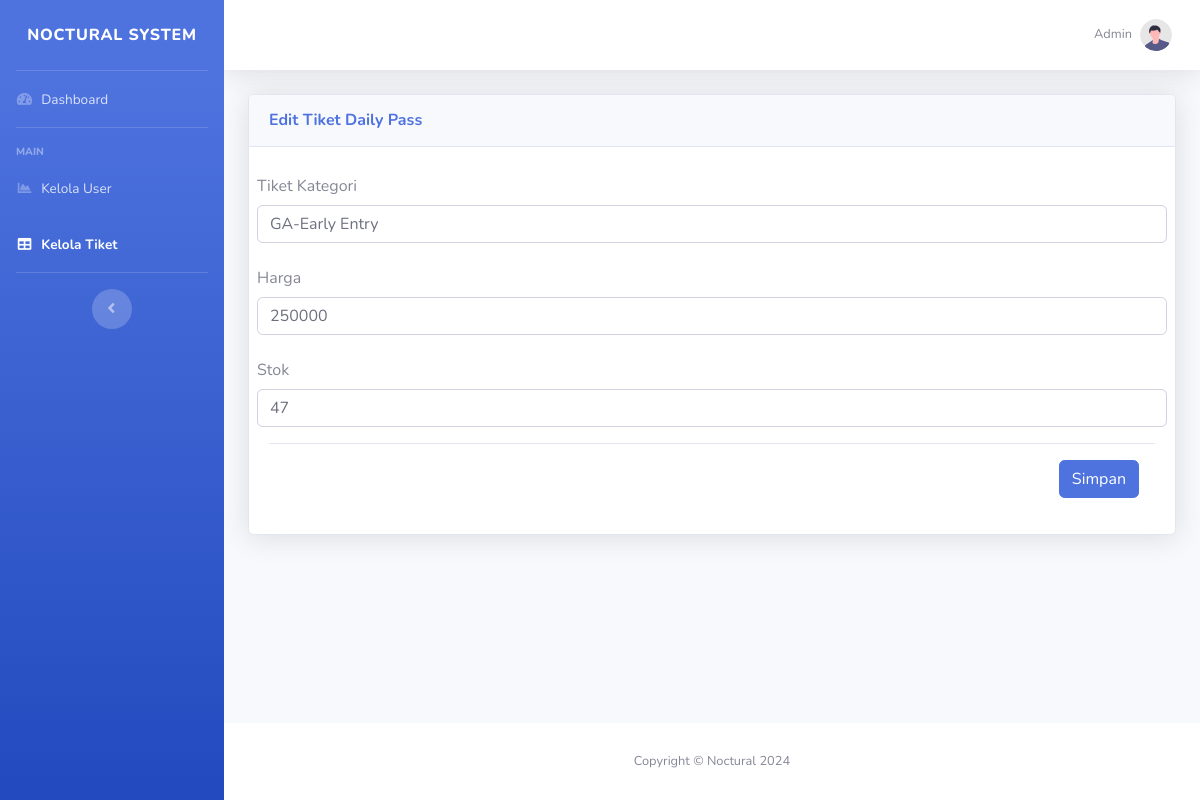
The page /kelolatiket/edit_tiket_daily/1 on the database as committed earlier.
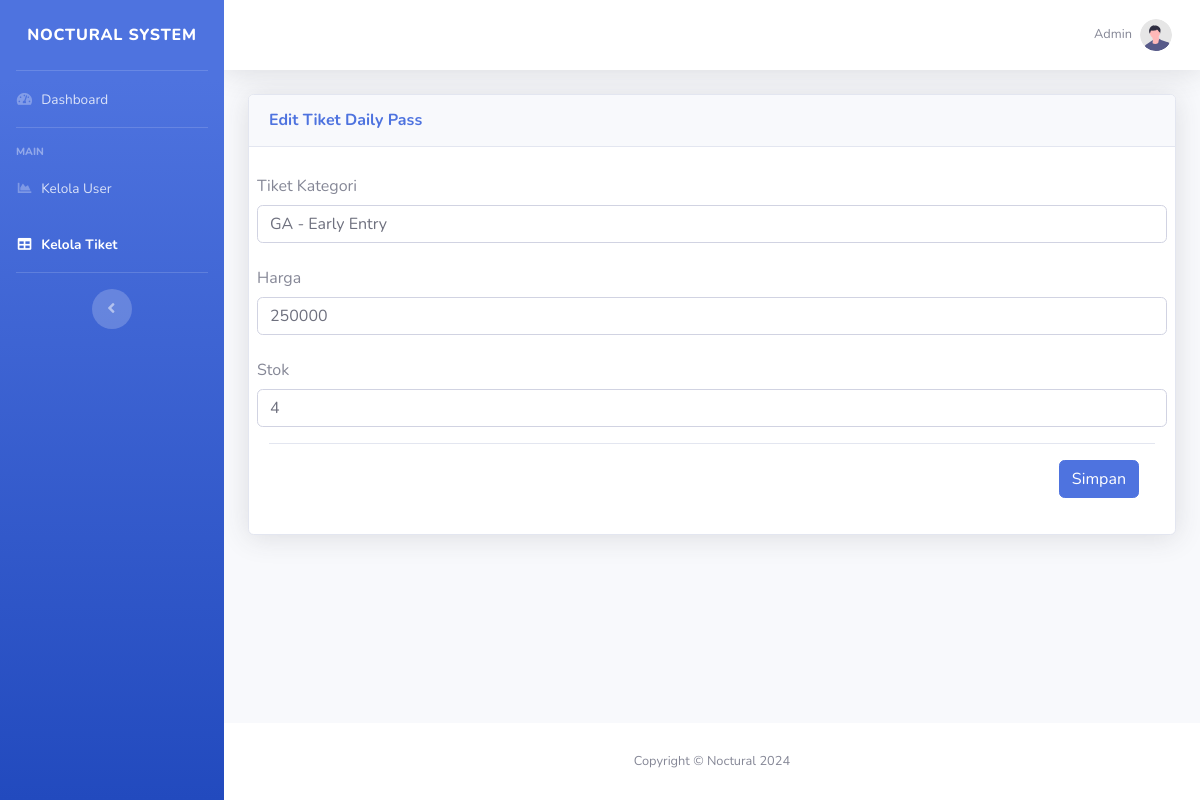
The same page on the database as committed later.
### tables this page shows
CREATE TABLE `tiketdailypass` (
  `id` int(11) NOT NULL,
  `ticketKategori` varchar(128) NOT NULL,
  `price` int(128) NOT NULL,
  `stok` int(128) NOT NULL,
  `Tanggal` longtext NOT NULL
);

### application/controllers/Kelolatiket.php (called while the page is built, shortened)
<?php
class Kelolatiket extends CI_Controller {
    public function __construct()
    {
        $this->load->model('Tiket3daypass_model');
        $this->load->model('Tiketdailypass_model');
    }
    public function edit_tiket_daily($id)
    {
        $data['ticket'] = $this->Tiketdailypass_model->get_tiket_by_id($id);
        $this->load->view('admin/layout/header');
        $this->load->view('admin/layout/sidebar');
        $this->load->view('admin/layout/topbar');
        $this->load->view('admin/edit_tiket_daily', $data);
        $this->load->view('admin/layout/footer');
    }
}

### index.php (called while the page is built, shortened)
<?php
require_once BASEPATH.'core/CodeIgniter.php';

### application/models/Tiketdailypass_model.php (called while the page is built, shortened)
<?php
class Tiketdailypass_model extends CI_Model
{
    public function get_tiket_by_id($id)
    {
        $query = $this->db->get_where('Tiketdailypass', array('id' => $id));
        return $query->row();
    }
}

### application/views/admin/edit_tiket_daily.php (the view, shortened to what this page needs)
<div class="container-fluid">
    <div class="card shadow mb-4 mt-4">
        <div class="card-header py-3">
            <h6 class="m-0 font-weight-bold text-primary">Edit Tiket Daily Pass</h6>
        </div>
        <div class="card-body">
            <form action="<?php echo base_url('kelolatiket/update_tiket_daily'); ?>" method="post">
                <div class="mb-3 row">
                    <label for="kategori" class="col-form-label">Tiket Kategori</label>
                    <input type="text" name="kategori" class="form-control" id="kategori" value="<?php echo $ticket->ticketKategori; ?>">
                </div>
                <div class="mb-3 row">
                    <label for="price" class="col-form-label">Harga</label>
                    <input type="number" name="price" class="form-control" id="price" value="<?php echo $ticket->price; ?>">
                </div>
                <div class="mb-3 row">
                    <label for="stok" class="col-form-label">Stok</label>
                    <input type="number" name="stok" class="form-control" id="stok" value="<?php echo $ticket->stok; ?>">
                </div>
                <div class="modal-footer">
                    <button type="submit" class="btn btn-primary">Simpan</button>
                </div>
            </form>
        </div>
    </div>
</div>

Rows that differ between the two databases and show on the page:
changed tiketdailypass: kategori "GA-Early Entry" → "GA - Early Entry"; stok "47" → "4"
